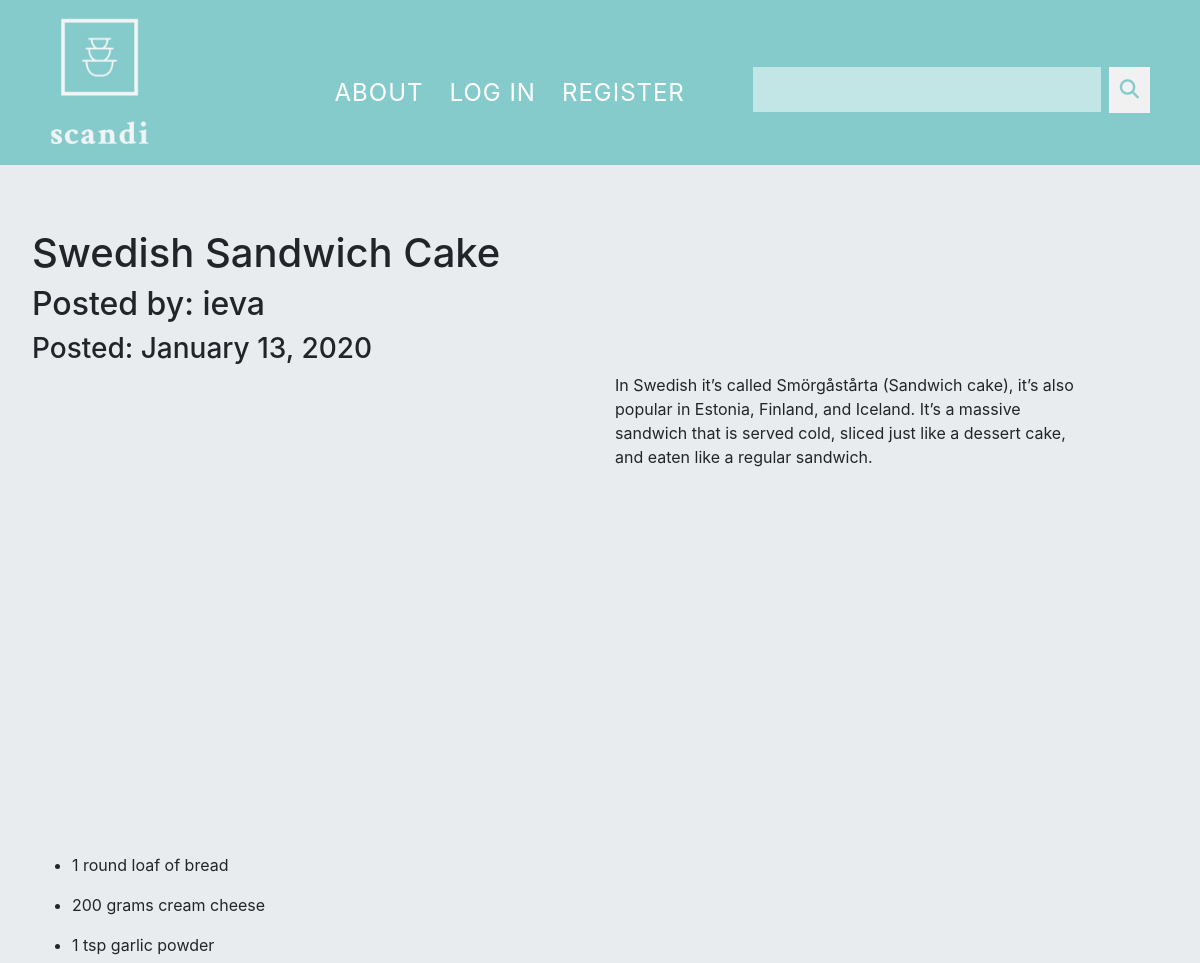
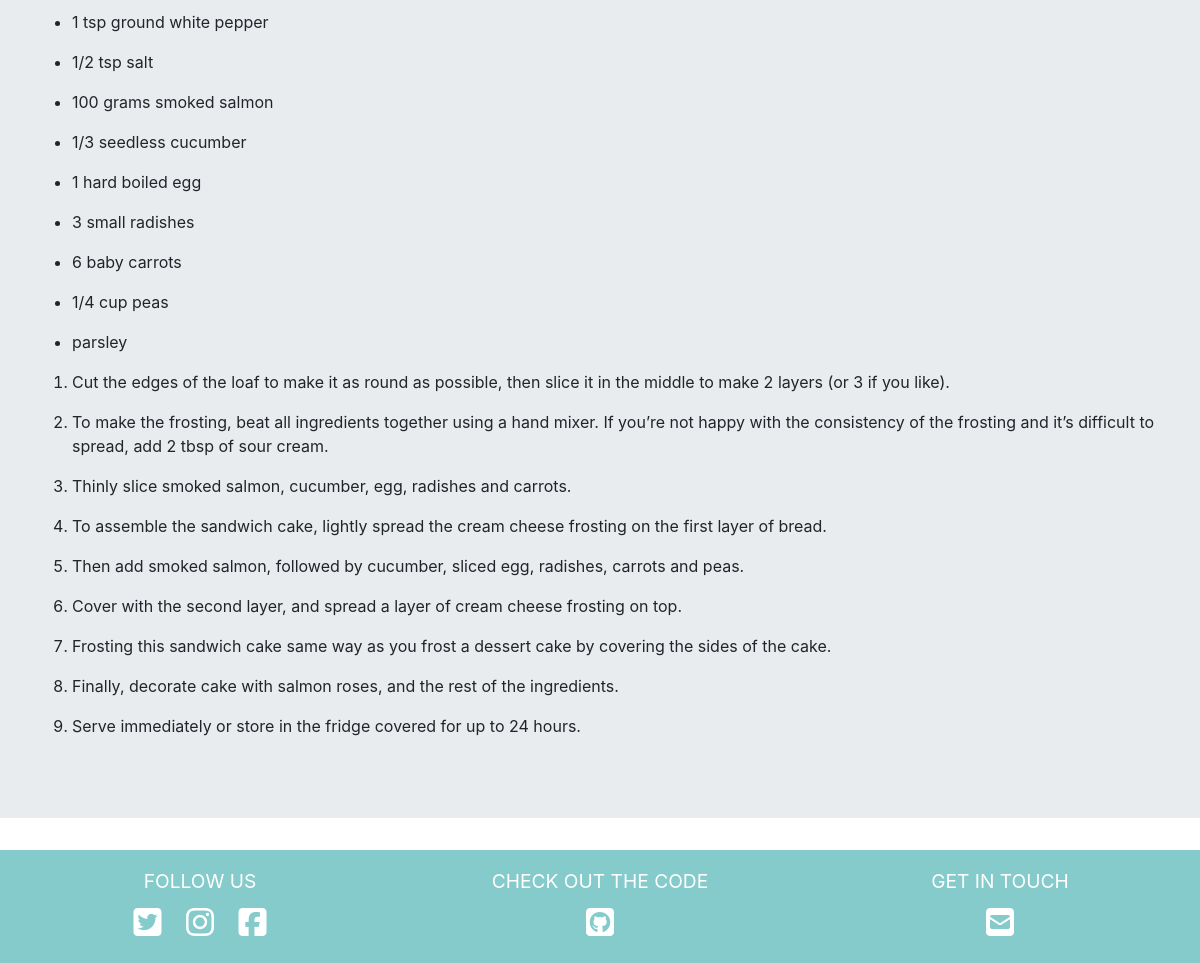
Page /11 on the committed database (2 pictures, top to bottom).
### scandiKitchen/models.py (models this page shows, shortened)
class Recipe(db.Model):
    users = db.relationship(User)
    id = db.Column(db.Integer,primary_key=True)
    user_id = db.Column(db.Integer,db.ForeignKey('users.id'),nullable=False)
    date = db.Column(db.DateTime,nullable=False,default=datetime.utcnow)
    title = db.Column(db.String(100),nullable=False)
    text = db.Column(db.Text,nullable=False)
    cook_method = db.Column(db.Text,nullable=True)
    ingredients = db.Column(db.Text,nullable=True)
    recipe_image = db.Column(db.String(100),nullable=True)

class User(db.Model,UserMixin):
    __tablename__ = 'users'
    id = db.Column(db.Integer,primary_key=True)
    profile_image = db.Column(db.String(64),nullable=False,default='default_profile.png')
    email = db.Column(db.String(64),unique=True,index=True)
    username = db.Column(db.String(64),unique=True,index=True)
    password_hash = db.Column(db.String(128))
    posts = db.relationship('Recipe',backref='author',lazy=True)

### scandiKitchen/users/views.py (the view)
@users.route('/<username>')
def user_posts(username):
    page = request.args.get('page',1,type=int)
    user = User.query.filter_by(username=username).first_or_404()
    recipes = Recipe.query.filter_by(author=user).order_by(Recipe.date.desc()).paginate(page=page,per_page=5)
    return render_template('user_recipes.html',recipes=recipes,user=user)

### scandiKitchen/recipes/views.py (called while the page is built)
@recipes.route('/<int:recipe_id>')
def recipe(recipe_id):
    recipe = Recipe.query.get_or_404(recipe_id)
    return render_template('recipe.html',title=recipe.title,date=recipe.date,post=recipe)

### scandiKitchen/templates/recipe.html (shortened to what this page needs)
{% extends "base.html" %}
{% block content %}
<div class="jumbotron">
  <h1>{{post.title}}</h1>
  <h2>Posted by: {{post.author.username}}</h2>
  <h3>Posted: {{post.date.strftime('%B %d, %Y')}}</h3>
  <div class="container-fluid">
    <div class="row">
      <div class="col-6">
        <div class="recipeImage-wrapper">
        </div>
      </div>
      <div class="col-6">
        <div class="recipeText-wrapper">
          <p>{{post.text}}</p>
        </div>
      </div>
    </div>
    <div class="row">
      <div class="col12">
        <ul>
          {% for ingredient in post.ingredients.split(",") %}
          <li><p>{{ingredient}}</p></li>
          {% endfor %}
        </ul>
      </div>
    </div>
    <div class="row">
      <div class="col12">
        <ol>
          {% for step in post.cook_method.split(";") %}
          <li><p>{{step}}</p></li>
          {% endfor %}
        </ol>
      </div>
    </div>
  </div>
</div>
{% endblock %}

### scandiKitchen/static/css/main.css (style rules this page uses)
body { margin: 0; padding: 0; }
* { border-radius: 0!important; }
.container-fluid { padding: 0; max-width: 1500px; }

### scandiKitchen/static/css/about.css (style rules this page uses)
.row { max-width: 1500px; padding: 0; margin: 0; }

### scandiKitchen/static/css/recipe.css (style rules this page uses)
.recipeImage-wrapper { height: 30em; width: 30em; overflow: hidden; float: right; }
.recipeText-wrapper { width: 30em; height: auto; float: left; }

### rows in the picture
Recipe: title "Swedish Sandwich Cake", date "January 13, 2020", text "In Swedish it’s called Smörgåstårta (Sandwich cake), it’s also popular in Estonia, Finland, and Iceland. It’s a massive sandwich that is served cold, sliced just like a dessert cake, and eaten like a regular sandwich."
User: author.username "ieva"

### other values in the picture
{{ ingredient }} "1 round loaf of bread" "200 grams cream cheese" "1 tsp garlic powder" "1 tsp ground white pepper" "1/2 tsp salt" "100 grams smoked salmon" "1/3 seedless cucumber" "1 hard boiled egg" "3 small radishes" "6 baby carrots" "1/4 cup peas" "parsley"
{{ step }} "Cut the edges of the loaf to make it as round as possible, then slice it in the middle to make 2 layers (or 3 if you like)." "To make the frosting, beat all ingredients together using a hand mixer. If you’re not happy with the consistency of the frosting and it’s difficult to spread, add 2 tbsp of sour cream." "Thinly slice smoked salmon, cucumber, egg, radishes and carrots." "To assemble the sandwich cake, lightly spread the cream cheese frosting on the first layer of bread." "Then add smoked salmon, followed by cucumber, sliced egg, radishes, carrots and peas." "Cover with the second layer, and spread a layer of cream cheese frosting on top." "Frosting this sandwich cake same way as you frost a dessert cake by covering the sides of the cake." "Finally, decorate cake with salmon roses, and the rest of the ingredients." "Serve immediately or store in the fridge covered for up to 24 hours."
